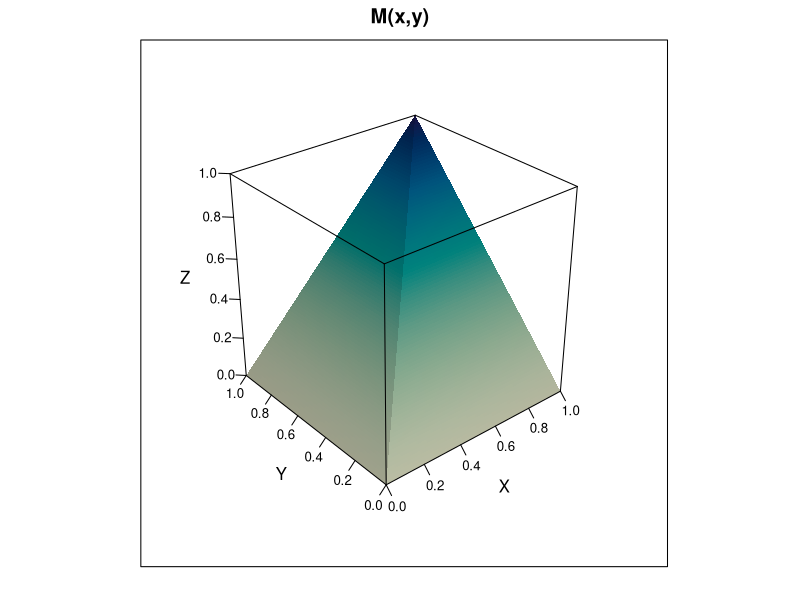
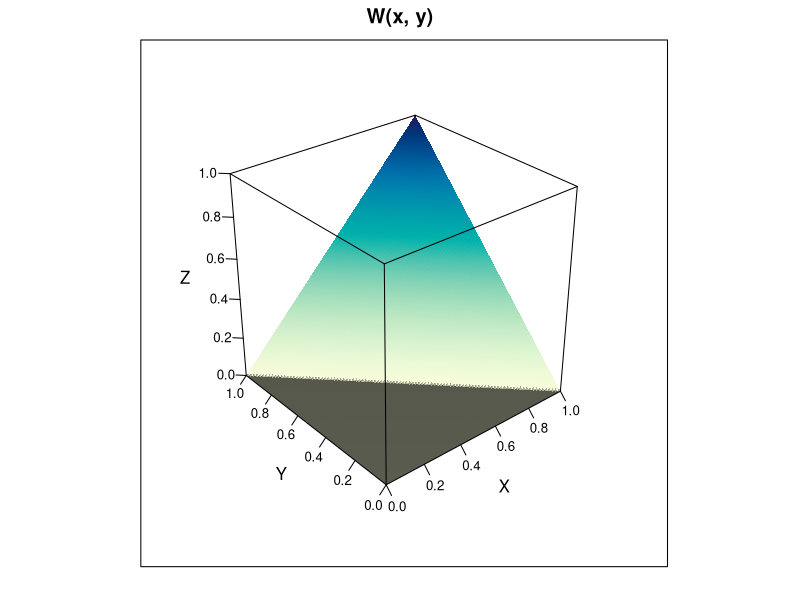
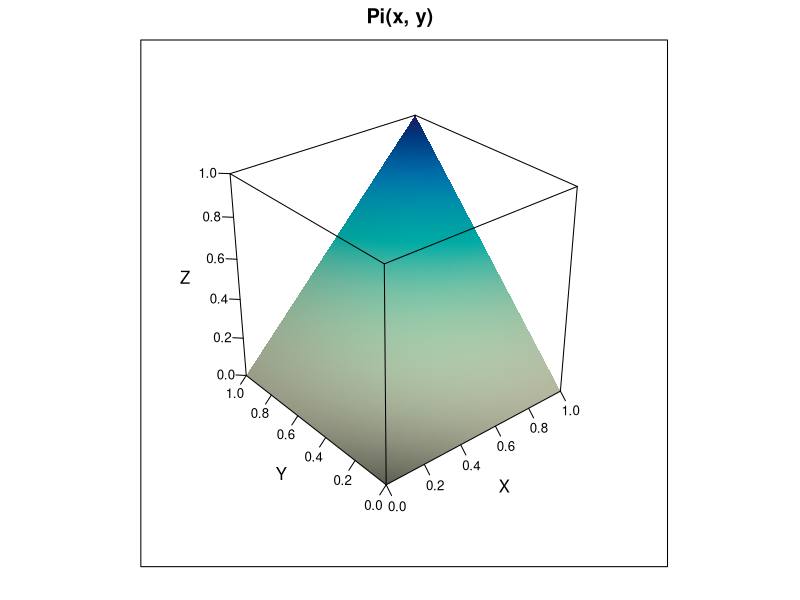

The R script that drew these images, in order:
rm(list=ls(all=TRUE))
#setwd("C:/...")

#install.packages("lattice")
library(lattice)

x  = seq(0, 1, by = 0.01)
y  = x
m  = length(x)
n  = length(y)
X  = matrix(rep(x, each = n), nrow = n)
Y  = matrix(rep(y, m), nrow = n)
m  = pmin(X, Y)
w  = pmax(X + Y - 1, 0)
pi = X * Y

s = expand.grid(x = x, y = y)
wireframe(m ~ x * y, s, shade = TRUE, 
          xlab = "X", ylab = "Y", 
          zlab = "Z", main = "M(x,y)", 
          scales = list(arrows = FALSE))

s = expand.grid(x = x, y = y)
wireframe(w ~ x * y, s, shade = TRUE, 
          xlab = "X", ylab = "Y", zlab = "Z", 
          main = "W(x, y)", scales = list(arrows = FALSE))

s = expand.grid(x = x, y = y) 
wireframe(pi ~ x*y, s, shade = TRUE, xlab = "X", ylab = "Y", zlab = "Z",
    main = "Pi(x, y)", scales = list(arrows = FALSE))
